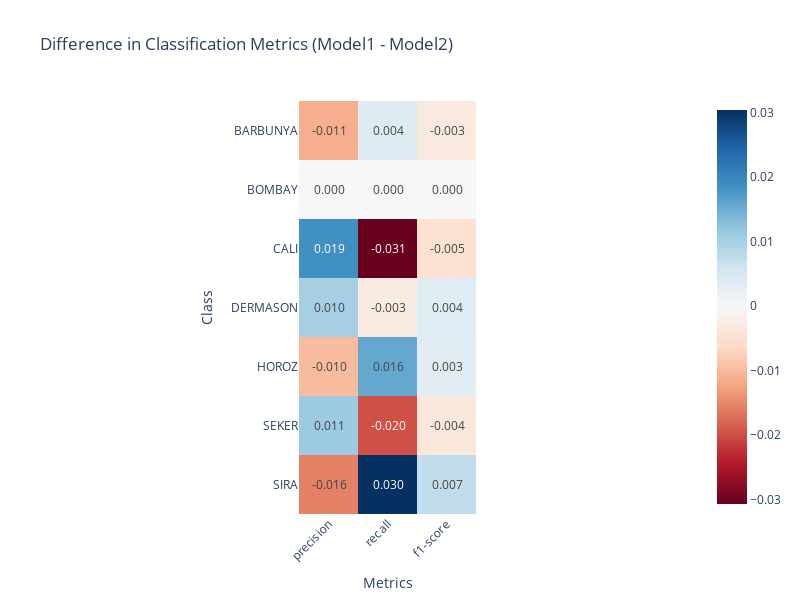

Write notebook code for a chart like this one.
### Code cell
# Convert classification reports to DataFrames
report1_df = pd.DataFrame(report1).transpose().iloc[:-3, :-1]
report2_df = pd.DataFrame(report2).transpose().iloc[:-3, :-1]

# Calculate the difference and format it to two decimal places
difference_df = report1_df - report2_df
formatted_text = difference_df.applymap(lambda x: f"{x:.3f}")  # Format to 2 decimal places

# Display classification reports side by side with enhanced readability
fig = px.imshow(
    difference_df, 
    text_auto=False,  # Disable auto text
    color_continuous_scale="RdBu", 
    title="Difference in Classification Metrics (Model1 - Model2)"
)

# Add the formatted text manually
fig.update_traces(text=formatted_text.values, texttemplate="%{text}")

# Update layout for readability
fig.update_layout(
    xaxis_title="Metrics",
    yaxis_title="Class",
    width=800,  # Increase the width of the figure
    height=600,  # Increase the height of the figure
    font=dict(size=12)  # Adjust font size for better readability
)

# Rotate x-axis labels for better readability
fig.update_xaxes(tickangle=-45)

# Increase the font size of the annotations within the cells
fig.update_traces(textfont_size=12)

fig.show()

### Figure 1 — Plotly figure (JSON) as saved in the notebook; plotly's stock layout.template omitted (floating-point values rounded to 4 significant figures)
{"data": [{"coloraxis": "coloraxis", "hovertemplate": "x: %{x}<br>y: %{y}<br>color: %{z}<extra></extra>", "name": "0", "text": [["-0.011", "0.004", "-0.003"], ["0.000", "0.000", "0.000"], ["0.019", "-0.031", "-0.005"], ["0.010", "-0.003", "0.004"], ["-0.010", "0.016", "0.003"], ["0.011", "-0.020", "-0.004"], ["-0.016", "0.030", "0.007"]], "textfont": {"size": 12}, "texttemplate": "%{text}", "type": "heatmap", "x": ["precision", "recall", "f1-score"], "xaxis": "x", "y": ["BARBUNYA", "BOMBAY", "CALI", "DERMASON", "HOROZ", "SEKER", "SIRA"], "yaxis": "y", "z": [[-0.01128, 0.003774, -0.003168], [0, 0, 0], [0.01852, -0.03067, -0.004982], [0.01012, -0.002821, 0.003642], [-0.009863, 0.01554, 0.003277], [0.01114, -0.0197, -0.003511], [-0.01554, 0.03036, 0.007462]]}], "layout": {"coloraxis": {"colorscale": [[0, "rgb(103,0,31)"], [0.1, "rgb(178,24,43)"], [0.2, "rgb(214,96,77)"], [0.3, "rgb(244,165,130)"], [0.4, "rgb(253,219,199)"], [0.5, "rgb(247,247,247)"], [0.6, "rgb(209,229,240)"], [0.7, "rgb(146,197,222)"], [0.8, "rgb(67,147,195)"], [0.9, "rgb(33,102,172)"], [1, "rgb(5,48,97)"]]}, "font": {"size": 12}, "height": 600, "title": {"text": "Difference in Classification Metrics (Model1 - Model2)"}, "width": 800, "xaxis": {"anchor": "y", "constrain": "domain", "domain": [0, 1], "scaleanchor": "y", "tickangle": -45, "title": {"text": "Metrics"}}, "yaxis": {"anchor": "x", "autorange": "reversed", "constrain": "domain", "domain": [0, 1], "title": {"text": "Class"}}}}
